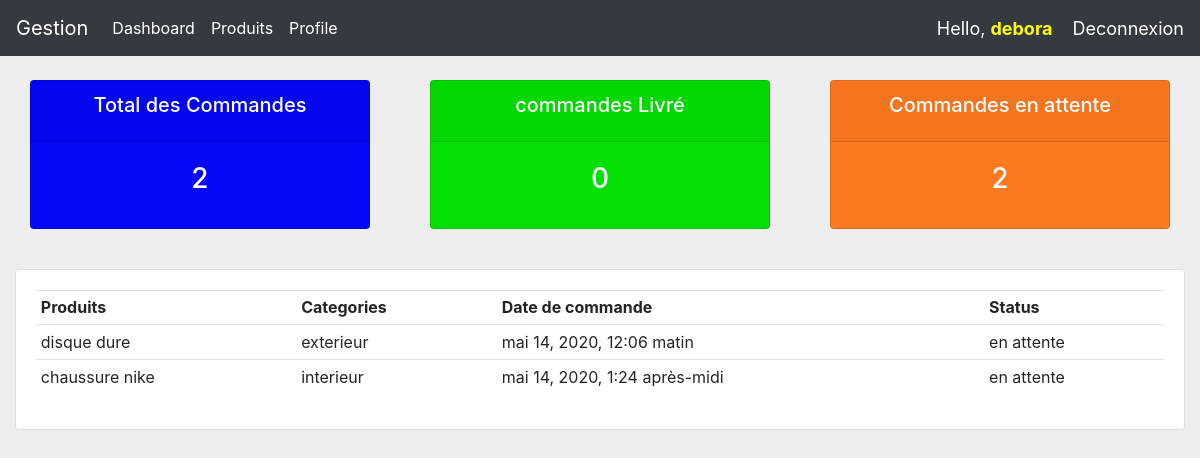
The page /user/ (signed in) on the database its author committed.
### compte/models.py (models this page shows, shortened)
class Commande(models.Model):
    Status =(
       ( 'en attente' , 'en attente'),
       ( 'livrer','livrer'),
       ( 'commande total' ,'commande total'),
    )
    client = models.ForeignKey(Client, on_delete = models.CASCADE)
    produit = models.ForeignKey(Produit, on_delete = models.CASCADE)
    status = models.CharField(max_length=200, null=True, choices = Status)
    date_add = models.DateTimeField(auto_now_add=True)

class Produit(models.Model):
    CATEGORIE =(
       ( 'interieur' , 'interieur'),
       ( 'exterieur' , 'exterieur'),
    )
    nom = models.CharField(max_length=200)
    prix = models.FloatField(null =True)
    description = models.CharField(max_length=200)
    categorie = models.CharField(max_length=200,choices=CATEGORIE)
    tags = models.ManyToManyField(Tag,related_name="tag")
    date_add = models.DateTimeField(auto_now_add=True)
    def __str__(self):
        return self.nom

### compte/views.py (the view)
# urls.py: path("user/", views.user, name="user"),
@login_required(login_url = 'login')
@allowed_users(allowed_roles=["client"])
def user(request):
    commandes        = request.user.client.commande_set.all()
    total_commande   = commandes.count()
    attente          = commandes.filter(status='en attente').count()
    livrer           = commandes.filter(status='livrer').count()
    datas = {
        'total_commande':total_commande,
        'livrer': livrer,
        'attente':attente,
        'commandes':commandes,
    }
    return render(request, 'compte/user.html', datas)

### templates/compte/user.html (shortened to what this page needs)
{% extends 'compte/base.html'%}
{% block content%}
<br>
{% include 'compte/status.html' %}
<br>
<div class="row">
	<div class="col-md">
		<div class="card card-body">
			<table class="table table-sm">
				<tr>
					<th>Produits</th>
					<th>Categories</th>
					<th>Date de commande</th>
					<th>Status</th>
				</tr>
				{% for com in commandes %}
				<tr>
					<td>{{com.produit}}</td>
					<td>{{com.produit.categorie}}</td>
					<td>{{com.date_add}}</td>
					<td>{{com.status}}</td>
				</tr>
				{% endfor %}
			</table>
		</div>
	</div>
</div>
{% endblock content%}

### templates/compte/menu.html (shortened to what this page needs)
{% load static %}
    <nav class="navbar navbar-expand-lg navbar-dark bg-dark">
        <a class="navbar-brand" href="{% url 'home' %}">Gestion</a>
        <div class="collapse navbar-collapse" id="navbarSupportedContent">
          <ul class="navbar-nav mr-auto">
            <li class="nav-item active">
              <a class="nav-link" href="{% url 'home'%}">Dashboard</a>
            </li>
            <li class="nav-item active">
              <a class="nav-link" href="{% url 'produit'%}">Produits</a>
            </li>
            <li class="nav-item active">
              <a class="nav-link" href="{% url 'profile'%}">Profile</a>
            </li>
        </div>
        <span class="mgs-hello">Hello, <strong class="user">{{request.user}}</strong></span>
        <span  class="hello"><a href="{% url 'login_client' %}"> Deconnexion</a></span>
      </nav>

### static/style.css (style rules this page uses)
body { background-color: #eee; }

### templates/compte/menu.html (style rules this page uses)
.mgs-hello { color:#fff; font-size:18px; }
.user { color:yellow; }
.hello a { text-decoration: none; color:#fff; margin-left:20px; font-size:18px; }

### rows shown on the page
Commande: produit "disque dure", produit.categorie "exterieur", date_add "mai 14, 2020, 12:06 matin", status "en attente"
Commande: produit "chaussure nike", produit.categorie "interieur", date_add "mai 14, 2020, 1:24 après-midi", status "en attente"

### other values the page prints
{{ request.user }} "debora"
{{ total_commande }} "2"
{{ livrer }} "0"
{{ attente }} "2"
